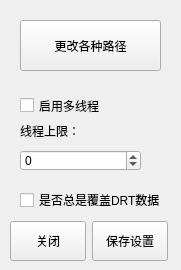
<?xml version="1.0" encoding="UTF-8"?>
<ui version="4.0">
 <class>ProgramSettingsDialog</class>
 <widget class="QWidget" name="ProgramSettingsDialog">
  <property name="geometry">
   <rect>
    <x>0</x>
    <y>0</y>
    <width>181</width>
    <height>270</height>
   </rect>
  </property>
  <property name="windowTitle">
   <string>程序设置</string>
  </property>
  <widget class="QPushButton" name="ChangeDirButton">
   <property name="geometry">
    <rect>
     <x>20</x>
     <y>20</y>
     <width>141</width>
     <height>51</height>
    </rect>
   </property>
   <property name="text">
    <string>更改各种路径</string>
   </property>
  </widget>
  <widget class="QCheckBox" name="MultiThreadCheckBox">
   <property name="geometry">
    <rect>
     <x>20</x>
     <y>90</y>
     <width>101</width>
     <height>31</height>
    </rect>
   </property>
   <property name="font">
    <font>
     <pointsize>9</pointsize>
    </font>
   </property>
   <property name="text">
    <string>启用多线程</string>
   </property>
  </widget>
  <widget class="QLabel" name="staticLabel1">
   <property name="geometry">
    <rect>
     <x>20</x>
     <y>120</y>
     <width>101</width>
     <height>21</height>
    </rect>
   </property>
   <property name="text">
    <string>线程上限：</string>
   </property>
  </widget>
  <widget class="QSpinBox" name="ThreadLimitSpinBox">
   <property name="geometry">
    <rect>
     <x>20</x>
     <y>150</y>
     <width>121</width>
     <height>21</height>
    </rect>
   </property>
   <property name="minimum">
    <number>-1</number>
   </property>
  </widget>
  <widget class="QCheckBox" name="OverwriteDRTDataCheckBox">
   <property name="geometry">
    <rect>
     <x>20</x>
     <y>190</y>
     <width>141</width>
     <height>20</height>
    </rect>
   </property>
   <property name="text">
    <string>是否总是覆盖DRT数据</string>
   </property>
  </widget>
  <widget class="QWidget" name="layoutWidget">
   <property name="geometry">
    <rect>
     <x>10</x>
     <y>220</y>
     <width>158</width>
     <height>42</height>
    </rect>
   </property>
   <layout class="QHBoxLayout" name="ButtomButtons">
    <item>
     <widget class="QPushButton" name="CloseButton">
      <property name="minimumSize">
       <size>
        <width>0</width>
        <height>40</height>
       </size>
      </property>
      <property name="text">
       <string>关闭</string>
      </property>
     </widget>
    </item>
    <item>
     <widget class="QPushButton" name="SaveSettingsButton">
      <property name="minimumSize">
       <size>
        <width>0</width>
        <height>40</height>
       </size>
      </property>
      <property name="text">
       <string>保存设置</string>
      </property>
     </widget>
    </item>
   </layout>
  </widget>
 </widget>
 <tabstops>
  <tabstop>ChangeDirButton</tabstop>
  <tabstop>MultiThreadCheckBox</tabstop>
  <tabstop>ThreadLimitSpinBox</tabstop>
  <tabstop>OverwriteDRTDataCheckBox</tabstop>
  <tabstop>CloseButton</tabstop>
  <tabstop>SaveSettingsButton</tabstop>
 </tabstops>
 <resources/>
 <connections>
  <connection>
   <sender>ChangeDirButton</sender>
   <signal>clicked()</signal>
   <receiver>ProgramSettingsDialog</receiver>
   <slot>changeDirButtonClicked()</slot>
   <hints>
    <hint type="sourcelabel">
     <x>132</x>
     <y>47</y>
    </hint>
    <hint type="destinationlabel">
     <x>180</x>
     <y>48</y>
    </hint>
   </hints>
  </connection>
  <connection>
   <sender>ThreadLimitSpinBox</sender>
   <signal>valueChanged(int)</signal>
   <receiver>ProgramSettingsDialog</receiver>
   <slot>threadLimitChanged()</slot>
   <hints>
    <hint type="sourcelabel">
     <x>48</x>
     <y>157</y>
    </hint>
    <hint type="destinationlabel">
     <x>180</x>
     <y>161</y>
    </hint>
   </hints>
  </connection>
  <connection>
   <sender>MultiThreadCheckBox</sender>
   <signal>clicked()</signal>
   <receiver>ProgramSettingsDialog</receiver>
   <slot>multiThreadCheckBoxChanged()</slot>
   <hints>
    <hint type="sourcelabel">
     <x>49</x>
     <y>109</y>
    </hint>
    <hint type="destinationlabel">
     <x>180</x>
     <y>107</y>
    </hint>
   </hints>
  </connection>
  <connection>
   <sender>OverwriteDRTDataCheckBox</sender>
   <signal>clicked()</signal>
   <receiver>ProgramSettingsDialog</receiver>
   <slot>overwriteDRTDataChanged()</slot>
   <hints>
    <hint type="sourcelabel">
     <x>106</x>
     <y>196</y>
    </hint>
    <hint type="destinationlabel">
     <x>180</x>
     <y>205</y>
    </hint>
   </hints>
  </connection>
  <connection>
   <sender>CloseButton</sender>
   <signal>clicked()</signal>
   <receiver>ProgramSettingsDialog</receiver>
   <slot>close()</slot>
   <hints>
    <hint type="sourcelabel">
     <x>49</x>
     <y>244</y>
    </hint>
    <hint type="destinationlabel">
     <x>-6</x>
     <y>240</y>
    </hint>
   </hints>
  </connection>
  <connection>
   <sender>SaveSettingsButton</sender>
   <signal>clicked()</signal>
   <receiver>ProgramSettingsDialog</receiver>
   <slot>saveSettings()</slot>
   <hints>
    <hint type="sourcelabel">
     <x>133</x>
     <y>230</y>
    </hint>
    <hint type="destinationlabel">
     <x>182</x>
     <y>239</y>
    </hint>
   </hints>
  </connection>
 </connections>
 <slots>
  <slot>changeDirButtonClicked()</slot>
  <slot>multiThreadCheckBoxChanged()</slot>
  <slot>threadLimitChanged()</slot>
  <slot>overwriteDRTDataChanged()</slot>
  <slot>saveSettings()</slot>
 </slots>
</ui>
